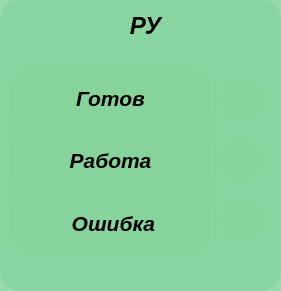
     <widget class="QFrame" name="frame_4">
      <property name="geometry">
       <rect>
        <x>620</x>
        <y>150</y>
        <width>281</width>
        <height>291</height>
       </rect>
      </property>
      <property name="styleSheet">
       <string notr="true">background-color: rgb(135, 212, 157,220); border-radius: 20</string>
      </property>
      <property name="frameShape">
       <enum>QFrame::StyledPanel</enum>
      </property>
      <property name="frameShadow">
       <enum>QFrame::Raised</enum>
      </property>
      <widget class="QLabel" name="label_25">
       <property name="geometry">
        <rect>
         <x>220</x>
         <y>200</y>
         <width>41</width>
         <height>41</height>
        </rect>
       </property>
       <property name="text">
        <string/>
       </property>
       <property name="pixmap">
        <pixmap resource="../ControlLaser_LinUDP/newprefix.qrc">:/newPrefix/png/blue-led-on.png</pixmap>
       </property>
       <property name="scaledContents">
        <bool>true</bool>
       </property>
      </widget>
      <widget class="QLabel" name="label_26">
       <property name="geometry">
        <rect>
         <x>220</x>
         <y>80</y>
         <width>41</width>
         <height>41</height>
        </rect>
       </property>
       <property name="text">
        <string/>
       </property>
       <property name="pixmap">
        <pixmap resource="../ControlLaser_LinUDP/newprefix.qrc">:/newPrefix/png/blue-led-on.png</pixmap>
       </property>
       <property name="scaledContents">
        <bool>true</bool>
       </property>
      </widget>
      <widget class="QLabel" name="label_27">
       <property name="geometry">
        <rect>
         <x>220</x>
         <y>140</y>
         <width>41</width>
         <height>41</height>
        </rect>
       </property>
       <property name="text">
        <string/>
       </property>
       <property name="pixmap">
        <pixmap resource="../ControlLaser_LinUDP/newprefix.qrc">:/newPrefix/png/blue-led-on.png</pixmap>
       </property>
       <property name="scaledContents">
        <bool>true</bool>
       </property>
      </widget>
      <widget class="QWidget" name="layoutWidget_3">
       <property name="geometry">
        <rect>
         <x>10</x>
         <y>70</y>
         <width>201</width>
         <height>181</height>
        </rect>
       </property>
       <layout class="QVBoxLayout" name="verticalLayout_4">
        <item>
         <widget class="QLabel" name="label_28">
          <property name="font">
           <font>
            <family>Arial</family>
            <pointsize>16</pointsize>
            <weight>75</weight>
            <italic>true</italic>
            <bold>true</bold>
           </font>
          </property>
          <property name="styleSheet">
           <string notr="true">background-color: rgb(135, 212, 157,220); border-radius: 20</string>
          </property>
          <property name="text">
           <string>Готов</string>
          </property>
          <property name="alignment">
           <set>Qt::AlignCenter</set>
          </property>
         </widget>
        </item>
        <item>
         <widget class="QLabel" name="label_29">
          <property name="font">
           <font>
            <family>Arial</family>
            <pointsize>16</pointsize>
            <weight>75</weight>
            <italic>true</italic>
            <bold>true</bold>
           </font>
          </property>
          <property name="styleSheet">
           <string notr="true">background-color: rgb(135, 212, 157,220); border-radius: 20</string>
          </property>
          <property name="text">
           <string>Работа</string>
          </property>
          <property name="alignment">
           <set>Qt::AlignCenter</set>
          </property>
         </widget>
        </item>
        <item>
         <widget class="QLabel" name="label_30">
          <property name="font">
           <font>
            <family>Arial</family>
            <pointsize>16</pointsize>
            <weight>75</weight>
            <italic>true</italic>
            <bold>true</bold>
           </font>
          </property>
          <property name="styleSheet">
           <string notr="true">background-color: rgb(135, 212, 157,220); border-radius: 20</string>
          </property>
          <property name="text">
           <string> Ошибка</string>
          </property>
          <property name="alignment">
           <set>Qt::AlignCenter</set>
          </property>
         </widget>
        </item>
       </layout>
      </widget>
      <widget class="QLabel" name="label_20">
       <property name="geometry">
        <rect>
         <x>70</x>
         <y>10</y>
         <width>151</width>
         <height>31</height>
        </rect>
       </property>
       <property name="font">
        <font>
         <family>Arial</family>
         <pointsize>18</pointsize>
         <weight>75</weight>
         <italic>true</italic>
         <bold>true</bold>
        </font>
       </property>
       <property name="styleSheet">
        <string notr="true">background-color: rgb(135, 212, 157,0); border-radius: 20</string>
       </property>
       <property name="text">
        <string>РУ</string>
       </property>
       <property name="alignment">
        <set>Qt::AlignCenter</set>
       </property>
      </widget>
     </widget>
